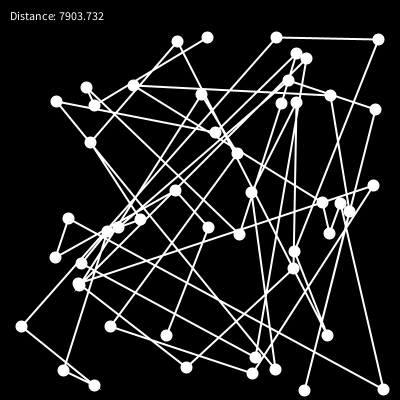
Frame 1 (no input)
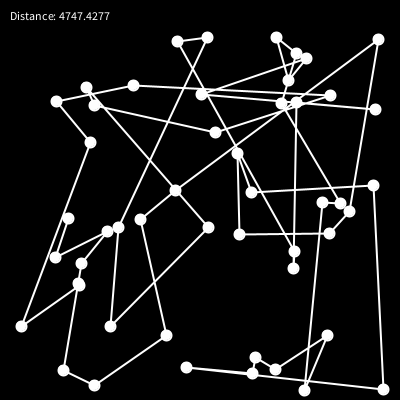
Frame 60 (the mouse pressed at the canvas centre just before this capture)
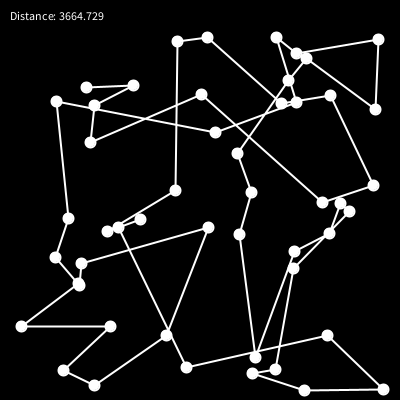
Frame 120 (the mouse held since frame 60 and released just before this capture)

The Processing sketch that drew these frames (run headless with seeded random() and noise(); from frame 60 on, the mouse is pressed at the canvas centre):

// Processing sketch: GENERATE_ALGOTH_M__TSP
// ── GENERATE_ALGOTH_M__TSP.pde
import java.util.*;

Random rnd;
int nCity, populationSize;
Travel travel;
Float min = Float.POSITIVE_INFINITY;
float bestDistance;
List<int[]> population;
int[] order;
float[] fitness;
int [] bestEver, currentBest; // best sort order of city
double mutationRate;

void setup(){
  size(400, 400);
  nCity = 50;
  populationSize = 500;
  mutationRate = 0.01;
  rnd = new Random(12);
  order = new int[nCity];
  population = new ArrayList();
  travel = new Travel(nCity, true); // create the cities with random val 
  for(int i = 0; i < order.length; i++) // init the order of cities
    order[i] = i;
  bestEver = order.clone();
  int[] orderCopy = order.clone();
  for(int i = 0; i < populationSize; i++){
    population.add(shuffle(orderCopy));
  }
  fitness = new float[population.size()]; 
  travel.generateInitialTravel(nCity, true);
  bestDistance = calDistanceAcoordingToOrder(travel.travel , order);
}

void draw(){
  background(0);
  
  calFitness(); // Calculate the fitness of each population
  normalizeFitness(); // normalize the values of Fitness
  nextGeneration(); // find the next Generation
  
  travel.display(bestEver); // draw it according to best order of cities
  text("Distance: "+bestDistance, 10, 20); // write the best Distance

}

int[] shuffle(int arr[]){
  int[] shuffleArr = arr.clone();
  for(int i = arr.length-1; i > 0; i--){
    int j = rnd.nextInt(i);
    int temp = shuffleArr[i];
    shuffleArr[i] = shuffleArr[j];
    shuffleArr[j] = temp;
  }
  return shuffleArr;
}

float calDistanceAcoordingToOrder(List<City> cites, int[] order){
  float sum = 0;
  for(int i = 0; i < cites.size() -1; i++){
    sum += dist(cites.get(order[i]).getX(), cites.get(order[i]).getY(), cites.get(order[i + 1]).getX(), cites.get(order[i + 1]).getY());
  }
  return sum;
}

// ── City.pde


class City{
   private int x, y;
   
   public int getX() {
     return this.x;
      }
      
   public int getY() {
     return this.y;
   }
   
   
   public City() {
        this.x = 10 + (int) (Math.random() * width-15);
        this.y = 10 + (int) (Math.random() * height-15);
    }
    
    
   public City(boolean isSeeded) {
     if (!isSeeded) {
            this.x = 10 + (int) (Math.random() * width-15);
            this.y = 10 + (int) (Math.random() * height-15);
        } else {
            this.x = 10 + rnd.nextInt(width-15);
            this.y = 10 + rnd.nextInt(height-15);
        }
    }
    
    public City(int x, int y) {
      this.x = x;
      this.y = y;
    }
    
    public double distanceToCity(City city) {
      return dist(this.getX(), this.getY(), city.getX(), city.getY());
    }
    
    public void display(color col){
      fill(col);
      circle(this.x, this.y, 10);
    }
}

// ── Travel.pde
class Travel{
   private List<City> travel = new ArrayList();
   private List<City> previousTravel = new ArrayList();
   
   public Travel(int numberOfCities, boolean isSeeded) {
     
     for (int i = 0; i < numberOfCities; i++) {
       travel.add(new City(isSeeded));
       order[i] = i;
     }
   }
   
   private Travel(){}
   
   public Travel copy(){
        Travel ret = new Travel();
        for (City city : this.travel) {
            ret.travel.add(city);
        }
        for (City city : this.previousTravel) {
            ret.previousTravel.add(city);
        }
        return ret;
    }
    
    public City getCity(int index) {
        return travel.get(index);
    }
    
    private int generateRandomIndex() {
        return (int) (Math.random() * travel.size());
    }
    
    public void swapCities() {
        int a = this.generateRandomIndex();
        int b = this.generateRandomIndex();
        this.previousTravel = travel;
        City x = this.travel.get(a);
        City y = this.travel.get(b);
        this.travel.set(a, y);
        this.travel.set(b, x);
    }
    
    public int calTotalDistance() {
        int distance = 0;
        for (int index = 0; index < travel.size(); index++) {
            City starting = getCity(index);
            City destination;
            if (index + 1 < travel.size()) {
                destination = getCity(index + 1);
            } else {
                destination = getCity(0);
            }
            distance += starting.distanceToCity(destination);
        }
        return distance;
    }
    
    public void revertSwap() {
        travel = previousTravel;
    }
    
    public void generateInitialTravel(int numberOfCities, boolean isSeeded) {
        if (this.travel.isEmpty())
            new Travel(numberOfCities, isSeeded);
        Collections.shuffle(travel);
    }
    
    public void display(){
      for(int i = 0; i < this.travel.size() -1; i++){
        this.travel.get(i).display(color(255));
        stroke(255);
        strokeWeight(2);
        line(travel.get(i).getX(), travel.get(i).getY(), travel.get(i+1).getX(),travel.get(i+1).getY());
      }
      this.travel.get(this.travel.size()-1).display(color(255));
    }
    
   public void display(int[] order){
     beginShape();
     stroke(255);
     strokeWeight(2);
      for(int i = 0; i < order.length; i++){
        this.travel.get(order[i]).display(color(255));
        vertex(this.travel.get(order[i]).getX(), this.travel.get(order[i]).getY());
      }
      noFill();
      endShape();
      
    }
}

// ── genetic.pde
import java.util.Arrays;

public void calFitness(){
  float currentRecord = Float.POSITIVE_INFINITY;
  for(int i = 0; i < population.size(); i++){
    float d = calDistanceAcoordingToOrder(travel.travel, population.get(i));
    if(d < bestDistance){
      bestDistance = d;
      bestEver = population.get(i); // the order of best sort for cities
    }
    if (d < currentRecord) {
      currentRecord = d;
      currentBest = population.get(i);
    }
    
    fitness[i] =  (1 / (pow(d, 8) + 1)) ; // d+1 to not be zero !? 
    
  }  
}

public void normalizeFitness(){
  float sum = 0;
  for(int i = 0; i < fitness.length; i++) // getting the sum of fitness
    sum += fitness[i];
  for(int i = 0; i < fitness.length; i++)
    fitness[i] = fitness[i] / sum;   
}

public void nextGeneration(){
  List<int[]> newPopulation = new ArrayList();
  for(int i = 0; i < population.size(); i++){
    int[] partA = pickOne(population, fitness);
    int[] partB = pickOne(population, fitness);
    int[]newOrder = crossOver(partA, partB);
    newOrder = mutate(newOrder , mutationRate);
    newPopulation.add(newOrder);
  }
  population = new ArrayList(newPopulation);
}

public int[] pickOne(List<int[]> population, float[] prob){
  int index = 0;
  float r = random(1);
  
  while(r > 0) {
    r = r - prob[index];
    index++;
  }
  index--;
  if(index >=  population.size() || index < 0){
    noLoop();
    println("Done !");
  }
  return population.get(index).clone();
}  

public int[] mutate(int[] order, double mutationRate){
  int[] mutatedOrder = order.clone();
  for(int i = 0; i < mutatedOrder.length; i++){
    if(random(1) < mutationRate){
      int indexA = floor(random(mutatedOrder.length));
      int indexB = (indexA + 1) % nCity;
      swap(mutatedOrder, indexA, indexB);
    }
  }
  
  return mutatedOrder;
}

public int[] crossOver(int[] partA, int[] partB){
  int start = floor(random(partA.length));
  int end = floor(random(start+1, partA.length));
  int[] newOrder = new int[nCity];
  int j = -1;
  
  for(int i = start; i < end; i++)
    newOrder[++j] = partA[i]; 
  
  for(int i = 0; i < partB.length; i++)
    if(!content(newOrder, partB[i]))
      newOrder[++j] = partB[i]; 
  
   return  newOrder;
}

public void swap(int[] arr, int i, int j){
  int temp = arr[i];
  arr[i] = arr[j];
  arr[j] = temp;
}

public boolean content(int[] arr, int val){
  for(int i = 0; i < arr.length; i++)
    if(arr[i] == val)
      return true;
  return false;
}
